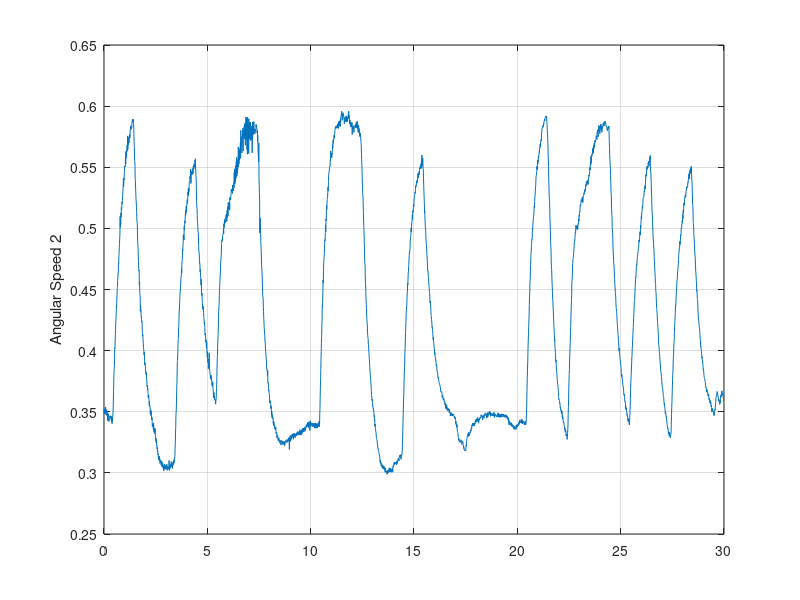

Recreate this plot in MATLAB. (Note: this script raises an error after producing the figure.)
% RIVCDEMO  Captain Toolbox demonstration
%
% Identification of continuous-time Transfer Function
% models for data from a winding pilot plant
%
% See also RIVC, RIVCID

% Copyright (c) 2007 by CRES, Lancaster University, United Kingdom
% Authors : Peter Young, Wlodek Tych, Diego Pedregal, James Taylor

clear all
close all
format compact
echo on

clc
% RIVCDEMO  Captain Toolbox demonstration
 
% This script analyses data from a winding pilot plant using the
% continuous time version of the Simplified Refined Instrumental
% Variable (SRIV) algorithm.
 
% The Matlab Control System Toolbox is required for the last
% part of this demo. If this is not installed on your system,
% the script will crash (or press Ctrl+C now to quit).
 
% --------------------------------------------------------
%                 Hit any key to continue
% --------------------------------------------------------
pause
 
% The demo uses 3-input, single output data collected from a winding
% process. Winding systems are in general continuous, nonlinear
% processes. They are encountered in a wide variety of industrial
% plants such as rolling mills in the steel industry, plants involving
% web conveyance including coating, papermaking and polymer film
% extrusion processes.
 
% The main role of a winding process is to control the web conveyance
% in order to avoid the effects of friction and sliding, as well as the
% problems of material distortion which can also damage the quality of
% the final product.
 
% The experiments and the data are obtained from:
 
% T. Bastogne, H. Noura, P. Sibille, A. Richard (1998) Multivariable
% identification of winding process by subspace methods for a tension
% control. Control Engineering Practice, vol. 6, no. 9, 1077-1088.
 
% --------------------------------------------------------
%                 Hit any key to continue
% --------------------------------------------------------
pause
 
% First load the data.
 
load wind.dat; z=wind;
 
% The system output is:
%   z(:,1) : motor angular speed 2
 
% The system inputs are:
%   z(:,2) : setpoint of motor current 1
%   z(:,3) : setpoint of motor angular speed 2
%   z(:,4) : setpoint of motor current 3
 
Ts=0.01;  % sampling rate (seconds)
N=length(z);  % number of data points
t=[0:0.01:(N-1)*Ts]';  % time vector
 
% --------------------------------------------------------
%                 Hit any key to continue
% --------------------------------------------------------
pause
 
% Plot the input data.
 
clf; subplot(3,1,1)
plot(t,z(:,2)); grid; ylabel('Current Setpoint 1');
title('Raw pilot winding input data')
subplot(3,1,2)
plot(t,z(:,3)); grid; ylabel('Speed Setpoint 2');
subplot(3,1,3)
plot(t,z(:,4)); grid; ylabel('Current Setpoint 3');
xlabel('Time in seconds')
 
% --------------------------------------------------------
%                 Hit any key to continue
% --------------------------------------------------------
pause

% Plot the output data.
 
clf; plot(t,z(:,1)); grid;
ylabel('Angular Speed 2');
 
% --------------------------------------------------------
%                 Hit any key to continue
% --------------------------------------------------------
pause
 
% Prepare data matrix 'z' from de-meaned data.
 
z=prepz(z, [], length(z));
 
% We will use RIVCID to determine a satisfactory model
% structure, searching for up to 2 parameters each for
% the numerator and denominator polynomials and specifying
% a time delay of zero for each input.
 
nn=[1 1 1 1 0 0 0; 2 2 2 2 0 0 0];
 
% --------------------------------------------------------
%                 Hit any key to continue
% --------------------------------------------------------
pause
 
% The Simplified Refined Instrumental Variable (SRIV)
% algorithm is employed by using the following settings
% for 'flags' (see 'help rivcid' for details).
 
Ni=8;     % number of SRIV iterations
dt=0.01;  % sampling interval
ddt=1;    % sampling for initial discrete time identification
cf=0;     % adaptive pre-filter flag
Sc=2;     % RT2 selection criterion
flags=[Ni, dt, ddt, cf, Sc];
 
% Finally, we need to specify the prefilter. Here, setting
% the prefilter option to unity instructs the function to estimate
% a discrete time filter and convert this to continous time.
 
c=1;
 
% --------------------------------------------------------
%                 Hit any key to continue
% --------------------------------------------------------
pause
 
% ESTIMATING MODEL : PLEASE WAIT
 
[th,stats,e,rr]=rivcid(z,nn,flags,c);
 
% Scroll up to see the top few models in terms of their RT2
% value, where the highest RT2 (closest to unity) at the top
% of the list indicates the best fit to the data.
 
% --------------------------------------------------------
%                 Hit any key to continue
% --------------------------------------------------------
pause
 
% Model fit, where unity implies a perfect fit.
 
RT2=stats(3)  % Coefficient of Determination
 
% Extract parameter estimates.
 
[a, b]=getpar(th)
 
% --------------------------------------------------------
%                 Hit any key to continue
% --------------------------------------------------------
pause
 
% How good is this model? One way to find out is to plot the model
% output from the returned arguments (measured output-estimated noise)
% and compare this with the measured output.
 
ym=z(:,1)-e;
 
% Set initial model output to correct initial conditions misalignment.
 
ym(1:50)=z(1:50,1);
 
% Let us compare the real and model output.
 
clf
plot(t, [z(:,1) ym z(:,1)-ym+0.2 ones(size(ym))*0.2])
xlabel('Time (seconds)')
title('Data (noisy), simulated and error + 0.2')
 
% --------------------------------------------------------
%                 Hit any key to continue
% --------------------------------------------------------
pause
 
% We obtain the same plot if we simulate the model using lsim.
 
ys1=lsim(b(1,:), a, z(:,2),t);  % response to input 1
ys2=lsim(b(2,:), a, z(:,3),t);  % response to input 2
ys3=lsim(b(3,:), a, z(:,4),t);  % response to input 3
ys=ys1+ys2+ys3;  % total simulated output
 
ys(1:50)=z(1:50,1);  % initial conditions as before
 
clf
plot(t, [z(:,1) ys z(:,1)-ys+0.2 ones(size(ys))*0.2])
xlabel('Time (seconds)')
title('Data (noisy), simulated and error + 0.2')
 
echo off

% end of m-file